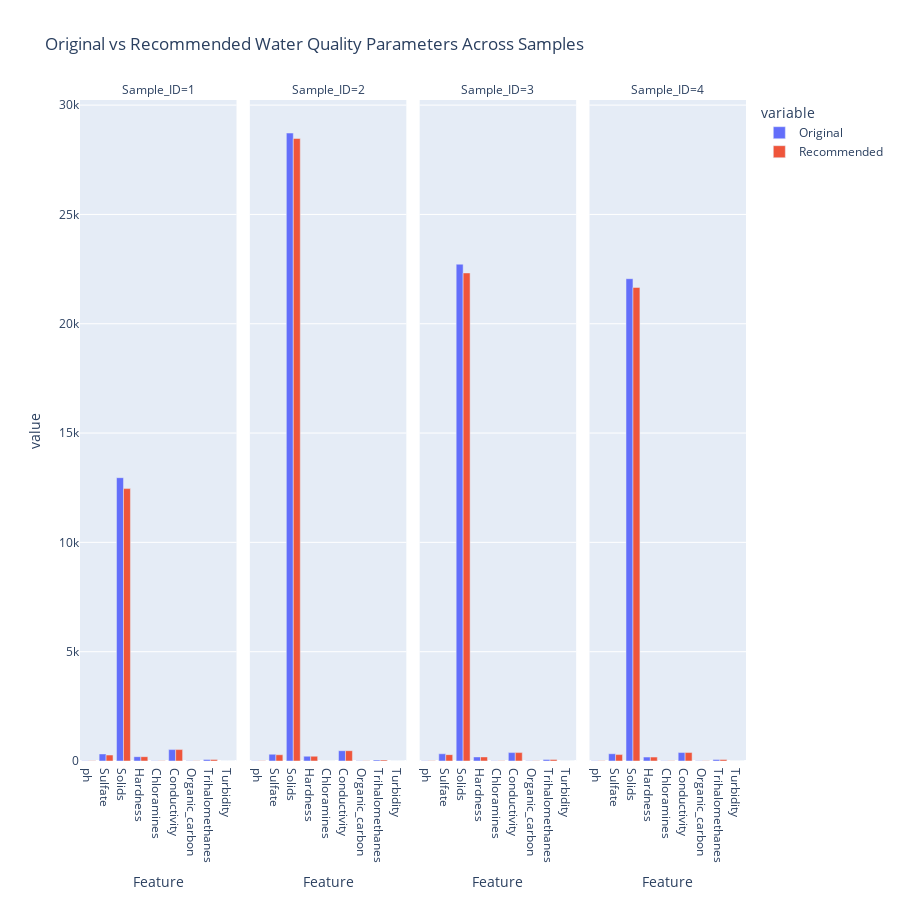

The notebook cell this image was saved under:
### Code cell
def plot_batch_scenario_comparison(batch_df, max_height=900):
    n_samples = batch_df['Sample_ID'].nunique()
    height_per_sample = 300  
    
    total_height = min(height_per_sample * n_samples, max_height)

    fig = px.bar(
        batch_df,
        x='Feature',
        y=['Original', 'Recommended'],
        barmode='group',
        facet_col='Sample_ID',
        category_orders={"Feature": top_features},
        title='Original vs Recommended Water Quality Parameters Across Samples'
    )
    fig.update_layout(height=total_height, showlegend=True)
    fig.show()

# Call with your batch_results dataframe
plot_batch_scenario_comparison(batch_results)

### Figure 1 — Plotly figure (JSON) as saved in the notebook; plotly's stock layout.template omitted (floating-point values rounded to 4 significant figures)
{"data": [{"alignmentgroup": "True", "hovertemplate": "variable=Original<br>Sample_ID=1<br>Feature=%{x}<br>value=%{y}<extra></extra>", "legendgroup": "Original", "marker": {"color": "#636efa", "pattern": {"shape": ""}}, "name": "Original", "offsetgroup": "Original", "orientation": "v", "showlegend": true, "textposition": "auto", "type": "bar", "x": ["ph", "Hardness", "Solids", "Chloramines", "Sulfate", "Conductivity", "Organic_carbon", "Trihalomethanes", "Turbidity"], "xaxis": "x", "y": [10.63, 198.4, 12960.0, 7.135, 322.6, 522.0, 16.72, 71.78, 3.722], "yaxis": "y"}, {"alignmentgroup": "True", "hovertemplate": "variable=Original<br>Sample_ID=2<br>Feature=%{x}<br>value=%{y}<extra></extra>", "legendgroup": "Original", "marker": {"color": "#636efa", "pattern": {"shape": ""}}, "name": "Original", "offsetgroup": "Original", "orientation": "v", "showlegend": false, "textposition": "auto", "type": "bar", "x": ["ph", "Hardness", "Solids", "Chloramines", "Sulfate", "Conductivity", "Organic_carbon", "Trihalomethanes", "Turbidity"], "xaxis": "x2", "y": [8.361, 218.1, 28720.0, 5.537, 310.3, 471.6, 10.64, 49.77, 3.716], "yaxis": "y2"}, {"alignmentgroup": "True", "hovertemplate": "variable=Original<br>Sample_ID=3<br>Feature=%{x}<br>value=%{y}<extra></extra>", "legendgroup": "Original", "marker": {"color": "#636efa", "pattern": {"shape": ""}}, "name": "Original", "offsetgroup": "Original", "orientation": "v", "showlegend": false, "textposition": "auto", "type": "bar", "x": ["ph", "Hardness", "Solids", "Chloramines", "Sulfate", "Conductivity", "Organic_carbon", "Trihalomethanes", "Turbidity"], "xaxis": "x3", "y": [6.574, 186.9, 22720.0, 6.212, 330.8, 385.0, 12.06, 72.6, 4.977], "yaxis": "y3"}, {"alignmentgroup": "True", "hovertemplate": "variable=Original<br>Sample_ID=4<br>Feature=%{x}<br>value=%{y}<extra></extra>", "legendgroup": "Original", "marker": {"color": "#636efa", "pattern": {"shape": ""}}, "name": "Original", "offsetgroup": "Original", "orientation": "v", "showlegend": false, "textposition": "auto", "type": "bar", "x": ["ph", "Hardness", "Solids", "Chloramines", "Sulfate", "Conductivity", "Organic_carbon", "Trihalomethanes", "Turbidity"], "xaxis": "x4", "y": [7.032, 180.0, 22060.0, 8.296, 333.1, 386.4, 10.08, 69.9, 4.964], "yaxis": "y4"}, {"alignmentgroup": "True", "hovertemplate": "variable=Recommended<br>Sample_ID=1<br>Feature=%{x}<br>value=%{y}<extra></extra>", "legendgroup": "Recommended", "marker": {"color": "#EF553B", "pattern": {"shape": ""}}, "name": "Recommended", "offsetgroup": "Recommended", "orientation": "v", "showlegend": true, "textposition": "auto", "type": "bar", "x": ["ph", "Hardness", "Solids", "Chloramines", "Sulfate", "Conductivity", "Organic_carbon", "Trihalomethanes", "Turbidity"], "xaxis": "x", "y": [11.63, 198.4, 12460.0, 7.135, 272.6, 522.0, 16.72, 71.78, 3.722], "yaxis": "y"}, {"alignmentgroup": "True", "hovertemplate": "variable=Recommended<br>Sample_ID=2<br>Feature=%{x}<br>value=%{y}<extra></extra>", "legendgroup": "Recommended", "marker": {"color": "#EF553B", "pattern": {"shape": ""}}, "name": "Recommended", "offsetgroup": "Recommended", "orientation": "v", "showlegend": false, "textposition": "auto", "type": "bar", "x": ["ph", "Hardness", "Solids", "Chloramines", "Sulfate", "Conductivity", "Organic_carbon", "Trihalomethanes", "Turbidity"], "xaxis": "x2", "y": [8.861, 218.1, 28470.0, 5.537, 285.3, 471.6, 10.64, 49.77, 3.716], "yaxis": "y2"}, {"alignmentgroup": "True", "hovertemplate": "variable=Recommended<br>Sample_ID=3<br>Feature=%{x}<br>value=%{y}<extra></extra>", "legendgroup": "Recommended", "marker": {"color": "#EF553B", "pattern": {"shape": ""}}, "name": "Recommended", "offsetgroup": "Recommended", "orientation": "v", "showlegend": false, "textposition": "auto", "type": "bar", "x": ["ph", "Hardness", "Solids", "Chloramines", "Sulfate", "Conductivity", "Organic_carbon", "Trihalomethanes", "Turbidity"], "xaxis": "x3", "y": [7.374, 186.9, 22320.0, 6.212, 290.8, 385.0, 12.06, 72.6, 4.977], "yaxis": "y3"}, {"alignmentgroup": "True", "hovertemplate": "variable=Recommended<br>Sample_ID=4<br>Feature=%{x}<br>value=%{y}<extra></extra>", "legendgroup": "Recommended", "marker": {"color": "#EF553B", "pattern": {"shape": ""}}, "name": "Recommended", "offsetgroup": "Recommended", "orientation": "v", "showlegend": false, "textposition": "auto", "type": "bar", "x": ["ph", "Hardness", "Solids", "Chloramines", "Sulfate", "Conductivity", "Organic_carbon", "Trihalomethanes", "Turbidity"], "xaxis": "x4", "y": [7.832, 180.0, 21660.0, 8.296, 293.1, 386.4, 10.08, 69.9, 4.964], "yaxis": "y4"}], "layout": {"annotations": [{"font": {}, "showarrow": false, "text": "Sample_ID=1", "x": 0.1175, "xanchor": "center", "xref": "paper", "y": 1, "yanchor": "bottom", "yref": "paper"}, {"font": {}, "showarrow": false, "text": "Sample_ID=2", "x": 0.3725, "xanchor": "center", "xref": "paper", "y": 1, "yanchor": "bottom", "yref": "paper"}, {"font": {}, "showarrow": false, "text": "Sample_ID=3", "x": 0.6275, "xanchor": "center", "xref": "paper", "y": 1, "yanchor": "bottom", "yref": "paper"}, {"font": {}, "showarrow": false, "text": "Sample_ID=4", "x": 0.8825, "xanchor": "center", "xref": "paper", "y": 1, "yanchor": "bottom", "yref": "paper"}], "barmode": "group", "height": 900, "legend": {"title": {"text": "variable"}, "tracegroupgap": 0}, "showlegend": true, "title": {"text": "Original vs Recommended Water Quality Parameters Across Samples"}, "xaxis": {"anchor": "y", "categoryarray": ["ph", "Sulfate", "Solids"], "categoryorder": "array", "domain": [0, 0.235], "title": {"text": "Feature"}}, "xaxis2": {"anchor": "y2", "categoryarray": ["ph", "Sulfate", "Solids"], "categoryorder": "array", "domain": [0.255, 0.49], "matches": "x", "title": {"text": "Feature"}}, "xaxis3": {"anchor": "y3", "categoryarray": ["ph", "Sulfate", "Solids"], "categoryorder": "array", "domain": [0.51, 0.745], "matches": "x", "title": {"text": "Feature"}}, "xaxis4": {"anchor": "y4", "categoryarray": ["ph", "Sulfate", "Solids"], "categoryorder": "array", "domain": [0.765, 1.0], "matches": "x", "title": {"text": "Feature"}}, "yaxis": {"anchor": "x", "domain": [0, 1], "title": {"text": "value"}}, "yaxis2": {"anchor": "x2", "domain": [0, 1], "matches": "y", "showticklabels": false}, "yaxis3": {"anchor": "x3", "domain": [0, 1], "matches": "y", "showticklabels": false}, "yaxis4": {"anchor": "x4", "domain": [0, 1], "matches": "y", "showticklabels": false}}}
